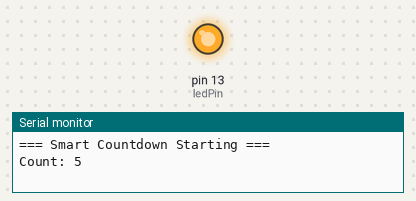
This sketch was run on a simulated Arduino Uno, built with avr-gcc and run on an emulated ATmega328P. Shown: output pins drawn as LEDs (lit = HIGH), the last lines printed to the serial monitor.

Above: at 0.1 s.
At 9.9 s:
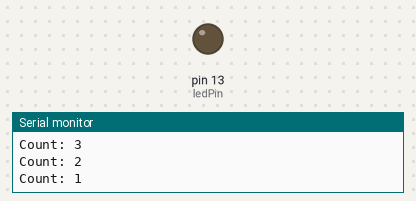
Timing chart, 0 to 11.4 s (numbered marks = the images above):
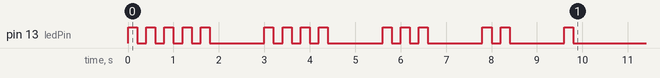

The sketch:

Assignment1_ELIJAHBEKOE.ino
```cpp
 int startValue = 5;
int ledPin = 13;

// Blinks the LED 'times' times, with a short on/off delay each time
void flashLED(int times) {
  for (int i = 0; i < times; i++) {
    digitalWrite(ledPin, HIGH);
    delay(200);
    digitalWrite(ledPin, LOW);
    delay(200);
  }
}

void setup() {
  Serial.begin(9600);
  pinMode(ledPin, OUTPUT);

  Serial.println("=== Smart Countdown Starting ===");

  int count = startValue;
  while (count >= 1) {
    Serial.print("Count: ");
    Serial.println(count);

    flashLED(count);   // blink the LED 'count' times
    delay(1000);        // wait 1 second before next step

    count = count - 1;
  }

  Serial.println("=== Countdown Complete ===");
}

void loop() {
  // everything happens once in setup(), so loop stays empty
}

 
```
